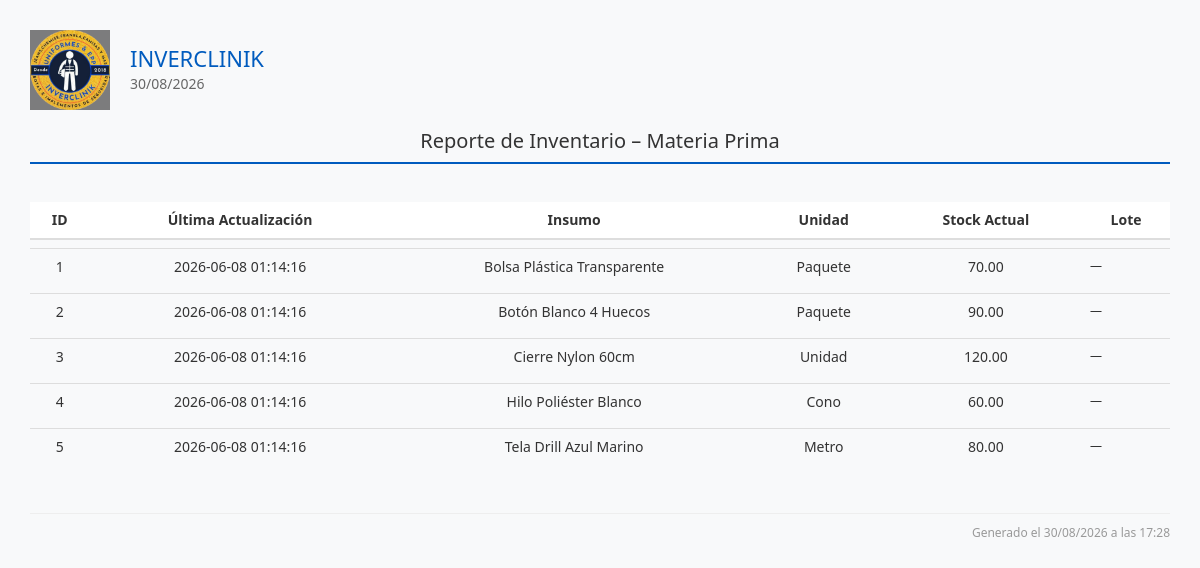
Page /reportes/inventario_materia_prima_view.php on the committed database.
### tables this page shows
CREATE TABLE IF NOT EXISTS `inventario` (
  `id` int(11) NOT NULL AUTO_INCREMENT,
  `tipo_item` enum('insumo','producto') NOT NULL COMMENT 'insumo=id de insumos, producto=id de recetas',
  `tipo_item_id` int(11) NOT NULL COMMENT 'ID del insumo o de la receta según tipo_item',
  `stock_actual` decimal(12,2) NOT NULL DEFAULT 0.00,
  `tipo_movimiento` enum('compra','orden_produccion','manual','ajuste') DEFAULT 'manual',
  `ultima_actualizacion` timestamp NOT NULL DEFAULT current_timestamp() ON UPDATE current_timestamp(),
  `orden_produccion_id` int(11) DEFAULT NULL COMMENT 'Enlace con orden de producción si aplica',
  PRIMARY KEY (`id`),
  UNIQUE KEY `unique_tipo_item` (`tipo_item`,`tipo_item_id`),
  KEY `idx_tipo_item` (`tipo_item`),
  KEY `idx_tipo_item_id` (`tipo_item_id`),
  KEY `idx_orden_produccion` (`orden_produccion_id`)
);

CREATE TABLE IF NOT EXISTS `insumos` (
  `id` int(11) NOT NULL AUTO_INCREMENT,
  `nombre` varchar(255) NOT NULL,
  `unidad_medida_id` int(11) NOT NULL COMMENT 'FK a unidad_medida',
  `costo_unitario` decimal(10,2) NOT NULL DEFAULT 0.00,
  `stock_minimo` decimal(12,2) DEFAULT NULL COMMENT 'Stock mínimo deseado',
  `stock_maximo` decimal(12,2) DEFAULT NULL COMMENT 'Stock máximo deseado',
  `almacen_id` int(11) DEFAULT 1 COMMENT 'Almacén asociado al insumo',
  `proveedor_id` int(11) DEFAULT NULL,
  `tasa_cambiaria_id` int(11) DEFAULT NULL COMMENT 'Tasa usada al registrar/actualizar el costo',
  `activo` tinyint(1) DEFAULT 1,
  `adicional` tinyint(1) DEFAULT 0,
  PRIMARY KEY (`id`)
);

### reportes/inventario_materia_prima_view.php (the view, shortened to what this page needs)
<?php
require_once('../template/header.php');
$where = [];
$tieneTipoItem = $conn->query("SHOW COLUMNS FROM inventario LIKE 'tipo_item'")->num_rows > 0;
if ($tieneTipoItem) {
    $where[] = "inv.tipo_item = 'insumo'";
    $idCol = 'inv.tipo_item_id AS id';
    $joinInsumo = 'JOIN insumos i ON i.id = inv.tipo_item_id';
} else {
    $idCol = 'inv.insumo_id AS id';
    $joinInsumo = 'JOIN insumos i ON i.id = inv.insumo_id';
}
$condiciones = count($where) ? "WHERE " . implode(" AND ", $where) : "";
$sql = "
SELECT
    $idCol,
    inv.ultima_actualizacion,
    i.nombre AS insumo,
    COALESCE(um.nombre, um.codigo, '') AS unidad_medida,
    inv.stock_actual,
    (SELECT GROUP_CONCAT(l.numero_lote ORDER BY l.fecha_entrada DESC, l.id DESC SEPARATOR ', ')
     FROM inventario_lotes l
     WHERE l.tipo_item = 'insumo' AND l.tipo_item_id = i.id AND l.cantidad_restante > 0) AS lotes
FROM inventario inv
$joinInsumo
LEFT JOIN unidad_medida um ON um.id = i.unidad_medida_id
$condiciones
ORDER BY i.nombre ASC
";
$result = $conn->query($sql);
$i = 1;
?>
<div class="contenido-principal">
<div class="reporte-header">
    <div class="logo-info">
        <img src="../assets/img/inverclinik_3.png">
        <div class="empresa-fecha">
            <h1>INVERCLINIK</h1>
            <p><?= date('d/m/Y') ?></p>
        </div>
    </div>
    <div class="titulo-reporte">
        <h2>Reporte de Inventario – Materia Prima</h2>
    </div>
</div>
    <?php if ($result && $result->num_rows > 0): ?>
        <table class="table">
            <thead>
                <tr>
                    <th>ID</th>
                    <th>Última Actualización</th>
                    <th>Insumo</th>
                    <th>Unidad</th>
                    <th>Stock Actual</th>
                    <th>Lote</th>
                </tr>
            </thead>
            <tbody>
                <?php while ($row = $result->fetch_assoc()): ?>
                    <tr>
                        <td><?= $i++ ?></td>
                        <td><?= htmlspecialchars($row['ultima_actualizacion'] ?? '—') ?></td>
                        <td><?= htmlspecialchars($row['insumo']) ?></td>
                        <td><?= htmlspecialchars($row['unidad_medida']) ?></td>
                        <td><?= htmlspecialchars($row['stock_actual'] ?? '0') ?></td>
                        <td style="text-align:left; font-size:12px;"><?= htmlspecialchars($row['lotes'] ?? '—') ?></td>
                    </tr>
                <?php endwhile; ?>
            </tbody>
        </table>
    <?php else: ?>
        <div class="no-data">No hay registros de materia prima.</div>
    <?php endif; ?>
<div class="reporte-footer">
Generado el <?= date('d/m/Y \a \l\a\s H:i') ?>
</div>
</div>
<?php require_once('../template/footer.php'); ?>

### css/dashboard.css (style rules this page uses)
* { margin: 0; padding: 0; box-sizing: border-box; }

### css/reportes.css (style rules this page uses)
.reporte-header { display: flex; flex-direction: column; align-items: stretch; border-bottom: 2px solid #005bbe; margin-bottom: 30px; padding-bottom: 10px; }
.logo-info { display: flex; justify-content: flex-start; align-items: center; gap: 20px; }
.logo-info img { width: 80px; height: auto; }
.empresa-fecha h1 { font-size: 22px; color: #005bbe; margin: 0; }
.empresa-fecha p { font-size: 14px; color: #666; margin: 4px 0 0; }
.titulo-reporte { text-align: center; margin-top: 20px; }
.titulo-reporte h2 { font-size: 20px; color: #333; margin: 0; }
.table { width: 100%; border-collapse: separate; border-spacing: 0 8px; margin-bottom: 30px; }
.table th { padding: 12px 16px; font-size: 14px; text-align: center; background-color: #ffffff; border: none; }
.table td { padding: 10px 16px; font-size: 14px; text-align: center; border: none; }
.table tbody tr { border-radius: 8px; overflow: hidden; }
.reporte-footer { text-align: right; font-size: 12px; color: #999; border-top: 1px solid #eee; padding-top: 10px; margin-top: 40px; }
.contenido-principal { margin-left: 0 !important; padding: 0; box-sizing: border-box; background-color: #fff; min-height: 100vh; }

### css/style.css (style rules this page uses)
.contenido-principal { margin-left: 260px; padding: 30px; box-sizing: border-box; background-color: #f8f9fa; min-height: 100vh; }

### css/navbar.css (style rules this page uses)
.main-content, .contenido-principal { margin-left: 65px; transition: margin-left 0.3s cubic-bezier(0.4, 0, 0.2, 1); }

### rows in the picture
inventario: ultima_actualizacion "2026-06-08 01:14:16", insumos.nombre "Bolsa Plástica Transparente", unidad_medida "Paquete", stock_actual "70.00", lotes "—"
inventario: ultima_actualizacion "2026-06-08 01:14:16", insumos.nombre "Botón Blanco 4 Huecos", unidad_medida "Paquete", stock_actual "90.00", lotes "—"
inventario: ultima_actualizacion "2026-06-08 01:14:16", insumos.nombre "Cierre Nylon 60cm", unidad_medida "Unidad", stock_actual "120.00", lotes "—"
inventario: ultima_actualizacion "2026-06-08 01:14:16", insumos.nombre "Hilo Poliéster Blanco", unidad_medida "Cono", stock_actual "60.00", lotes "—"
inventario: ultima_actualizacion "2026-06-08 01:14:16", insumos.nombre "Tela Drill Azul Marino", unidad_medida "Metro", stock_actual "80.00", lotes "—"
